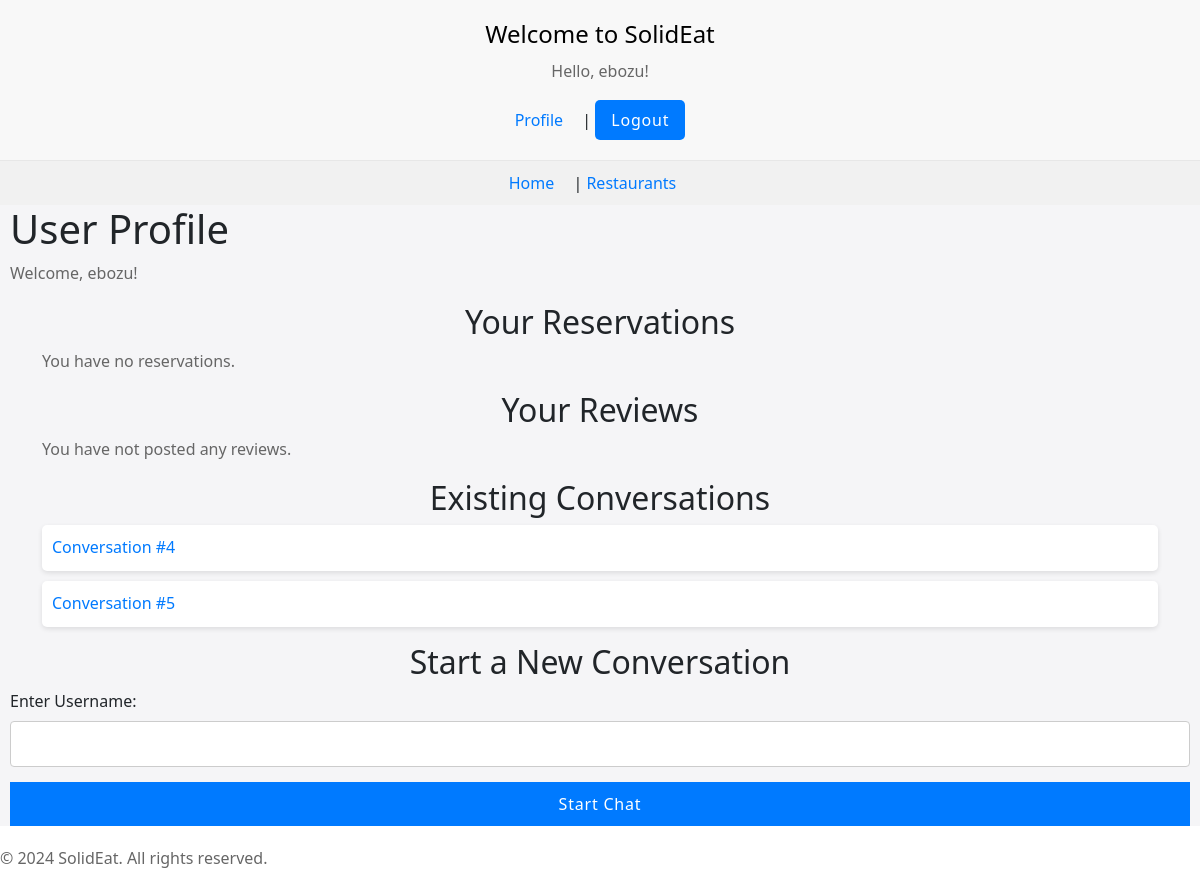
Screenshot of /profile/ (signed in) with the database file from the repository.
### booking/models.py (models this page shows, shortened)
class User(AbstractUser):
    is_manager = models.BooleanField(default=False)
    is_admin = models.BooleanField(default=False)

class Conversation(models.Model):
    participants = models.ManyToManyField(settings.AUTH_USER_MODEL)
    objects = ConversationManager()

### booking/views.py (the view)
# urls.py: path('profile/', booking_views.user_profile, name='user_profile'),
@login_required
def user_profile(request):
    current_datetime = timezone.now()
    reservations = Reservation.objects.filter(user=request.user, date__gte=current_datetime.date(),
                                              time__gte=current_datetime.time()).order_by('-date')
    reviews = Review.objects.filter(user=request.user).order_by('-date_posted')
    conversations = Conversation.objects.filter(participants=request.user).distinct()
    context = {
        'user': request.user,
        'reservations': reservations,
        'reviews': reviews,
        'conversations': conversations,
        'today': date.today(),
    }
    return render(request, 'booking/user_profile.html', context)

### templates/booking/user_profile.html (shortened to what this page needs)
{% extends 'base.html' %}
{% load static %}
{% block content %}
<h1>User Profile</h1>
<p>Welcome, {{ user.username }}!</p>
<h2>Your Reservations</h2>
<ul>
    {% for reservation in reservations %}
    <li>
        {{ reservation.restaurant.name }} on {{ reservation.date }} at {{ reservation.time }}
        {% if reservation.is_active and reservation.date > today %}
            <a href="{% url 'cancel_reservation' reservation.id %}" class="cancel-link">Cancel Reservation</a>
        {% endif %}
    </li>
    {% empty %}
    <p>You have no reservations.</p>
    {% endfor %}
</ul>
<h2>Your Reviews</h2>
<ul>
    {% for review in reviews %}
        <li>Review for {{ review.restaurant.name }}: {{ review.text }}</li>
    {% empty %}
        <p>You have not posted any reviews.</p>
    {% endfor %}
</ul>
<h2>Existing Conversations</h2>
<ul>
{% for conversation in conversations %}
    <li><a href="{% url 'view_chat' conversation_id=conversation.id %}">Conversation #{{ conversation.id }}</a></li>
{% empty %}
    <p>No conversations yet.</p>
{% endfor %}
</ul>
<h2>Start a New Conversation</h2>
<form method="post" action="{% url 'start_chat_by_username' %}">
    <label for="username">Enter Username:</label>
    <input type="text" id="username" name="username" required>
    <button type="submit">Start Chat</button>
</form>
{% endblock %}

### templates/base.html (shortened to what this page needs)
{% load static %}
<!DOCTYPE html>
<html lang="en">
<head>
    <link rel="stylesheet" href="{% static 'css/style.css' %}">
    <link href="https://cdn.jsdelivr.net/npm/bootstrap@5.1.3/dist/css/bootstrap.min.css" rel="stylesheet">
</head>
<body>
    <header>
        <h1>Welcome to SolidEat</h1>
        {% if user.is_authenticated %}
            <p>Hello, {{ user.username }}!</p>
            <a href="{% url 'user_profile' %}">Profile</a> |
            <form action="{% url 'logout' %}" method="post">
                <button type="submit">Logout</button>
            </form>
        {% else %}
            <a href="{% url 'login' %}">Login</a> |
            <a href="{% url 'register' %}">Register</a>
        {% endif %}
    </header>
    <nav>
        <a href="{% url 'home' %}">Home</a> |
        <a href="{% url 'list_restaurants' %}">Restaurants</a>
    </nav>
    <main>
        {% block content %}{% endblock %}
    </main>
    <footer>
        <p>© 2024 SolidEat. All rights reserved.</p>
    </footer>
</body>
</html>

### static/css/style.css (style rules this page uses)
* { margin: 0; padding: 0; box-sizing: border-box; }
body { font-family: 'Helvetica Neue', Arial, sans-serif; color: #333; background-color: #f5f5f7; }
main { padding-inline: 10px; background-color: #f5f5f7; }
p, li { font-size: 16px; line-height: 1.6; color: #666; }
ul { list-style-type: none; padding-right: 2rem; }
li { margin-bottom: 10px; background-color: #fff; padding: 10px; border-radius: 5px; box-shadow: 0 2px 5px rgba(0,0,0,0.1); }
li a { color: #007aff; text-decoration: none; }
a { color: #007aff; text-decoration: none; }
header { background-color: #f8f8f8; padding: 20px 40px; text-align: center; }
header h1 { font-size: 24px; color: #000; margin-bottom: 10px; }
header p { font-size: 16px; color: #666; }
header a, nav a { color: #007aff; text-decoration: none; margin-right: 15px; font-size: 16px; }
header form { display: inline; }
header button { padding: 8px 16px; background-color: #007aff; color: #fff; border: none; border-radius: 5px; cursor: pointer; }
nav { background-color: #f1f1f1; padding: 10px 40px; text-align: center; border-top: 1px solid #e7e7e7; }
body { background-color: #f4f4f4; }
form { margin-bottom: 20px; }
button { background-color: #007aff; color: white; border: none; padding: 10px 15px; text-transform: uppercase; letter-spacing: 0.05em; border-radius: 5px; cursor: pointer; transition: background-color 0.3s ease; }
input[type="text"], input[type="email"], input[type="password"], textarea, select { width: 100%; padding: 12px; margin: 8px 0; display: inline-block; border: 1px solid #ccc; border-radius: 5px; box-sizing: border-box; font-family: 'Helvetica Neue', Arial, sans-serif; font-size: 16px; }
h2 { text-align: center; }
form { display: flex; flex-direction: column; }
input[type="text"], input[type="password"] { margin-bottom: 15px; padding: 10px; border: 1px solid #ccc; border-radius: 4px; }

### rows the page displays
User: username "ebozu"
Conversation: id "4"
Conversation: id "5"
